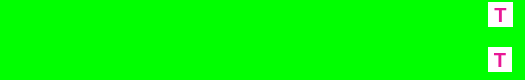
<?xml version="1.0" encoding="UTF-8"?>
<ui version="4.0">
 <class>CurrentMatchResultForm</class>
 <widget class="QWidget" name="CurrentMatchResultForm">
  <property name="geometry">
   <rect>
    <x>0</x>
    <y>0</y>
    <width>525</width>
    <height>80</height>
   </rect>
  </property>
  <property name="sizePolicy">
   <sizepolicy hsizetype="Preferred" vsizetype="Preferred">
    <horstretch>0</horstretch>
    <verstretch>0</verstretch>
   </sizepolicy>
  </property>
  <property name="minimumSize">
   <size>
    <width>525</width>
    <height>80</height>
   </size>
  </property>
  <property name="maximumSize">
   <size>
    <width>525</width>
    <height>80</height>
   </size>
  </property>
  <property name="windowTitle">
   <string>Form</string>
  </property>
  <layout class="QVBoxLayout" name="verticalLayout">
   <property name="leftMargin">
    <number>0</number>
   </property>
   <property name="topMargin">
    <number>0</number>
   </property>
   <property name="rightMargin">
    <number>0</number>
   </property>
   <property name="bottomMargin">
    <number>0</number>
   </property>
   <item>
    <widget class="QWidget" name="Results" native="true">
     <layout class="QHBoxLayout" name="horizontalLayout" stretch="0,0,1">
      <property name="spacing">
       <number>0</number>
      </property>
      <property name="leftMargin">
       <number>0</number>
      </property>
      <property name="topMargin">
       <number>0</number>
      </property>
      <property name="rightMargin">
       <number>0</number>
      </property>
      <property name="bottomMargin">
       <number>0</number>
      </property>
      <item>
       <widget class="QWidget" name="widget_2" native="true">
        <property name="minimumSize">
         <size>
          <width>16</width>
          <height>0</height>
         </size>
        </property>
        <property name="maximumSize">
         <size>
          <width>16</width>
          <height>16777215</height>
         </size>
        </property>
        <property name="styleSheet">
         <string notr="true">background-color: rgb(0, 255, 0);</string>
        </property>
        <layout class="QVBoxLayout" name="verticalLayout_3">
         <property name="spacing">
          <number>4</number>
         </property>
         <property name="leftMargin">
          <number>0</number>
         </property>
         <property name="topMargin">
          <number>8</number>
         </property>
         <property name="rightMargin">
          <number>0</number>
         </property>
         <property name="bottomMargin">
          <number>16</number>
         </property>
         <item>
          <widget class="QLabel" name="playerAServeLabel">
           <property name="minimumSize">
            <size>
             <width>15</width>
             <height>15</height>
            </size>
           </property>
           <property name="maximumSize">
            <size>
             <width>15</width>
             <height>15</height>
            </size>
           </property>
           <property name="text">
            <string/>
           </property>
           <property name="pixmap">
            <pixmap resource="images.qrc">:/images/ball.png</pixmap>
           </property>
           <property name="scaledContents">
            <bool>true</bool>
           </property>
          </widget>
         </item>
         <item>
          <spacer name="verticalSpacer_2">
           <property name="orientation">
            <enum>Qt::Vertical</enum>
           </property>
           <property name="sizeHint" stdset="0">
            <size>
             <width>20</width>
             <height>2</height>
            </size>
           </property>
          </spacer>
         </item>
         <item>
          <widget class="QLabel" name="playerBServeLabel">
           <property name="minimumSize">
            <size>
             <width>15</width>
             <height>15</height>
            </size>
           </property>
           <property name="maximumSize">
            <size>
             <width>15</width>
             <height>15</height>
            </size>
           </property>
           <property name="text">
            <string/>
           </property>
           <property name="pixmap">
            <pixmap resource="images.qrc">:/images/ball.png</pixmap>
           </property>
           <property name="scaledContents">
            <bool>true</bool>
           </property>
          </widget>
         </item>
        </layout>
       </widget>
      </item>
      <item>
       <widget class="QTableWidget" name="tableWidget">
        <property name="font">
         <font>
          <family>Arial</family>
          <pointsize>18</pointsize>
          <weight>50</weight>
          <bold>false</bold>
         </font>
        </property>
        <property name="styleSheet">
         <string notr="true">background-image: url(:/images/player_result_3d.png);
background-repeat: no-repeat;
background-color: rgb(0, 255, 0);</string>
        </property>
        <property name="frameShape">
         <enum>QFrame::NoFrame</enum>
        </property>
        <property name="lineWidth">
         <number>0</number>
        </property>
        <property name="verticalScrollBarPolicy">
         <enum>Qt::ScrollBarAlwaysOff</enum>
        </property>
        <property name="horizontalScrollBarPolicy">
         <enum>Qt::ScrollBarAlwaysOff</enum>
        </property>
        <property name="autoScroll">
         <bool>false</bool>
        </property>
        <property name="autoScrollMargin">
         <number>16</number>
        </property>
        <property name="editTriggers">
         <set>QAbstractItemView::NoEditTriggers</set>
        </property>
        <property name="tabKeyNavigation">
         <bool>false</bool>
        </property>
        <property name="showDropIndicator" stdset="0">
         <bool>false</bool>
        </property>
        <property name="dragDropOverwriteMode">
         <bool>false</bool>
        </property>
        <property name="selectionMode">
         <enum>QAbstractItemView::NoSelection</enum>
        </property>
        <property name="showGrid">
         <bool>false</bool>
        </property>
        <property name="rowCount">
         <number>2</number>
        </property>
        <property name="columnCount">
         <number>6</number>
        </property>
        <attribute name="horizontalHeaderVisible">
         <bool>false</bool>
        </attribute>
        <attribute name="horizontalHeaderDefaultSectionSize">
         <number>50</number>
        </attribute>
        <attribute name="verticalHeaderVisible">
         <bool>false</bool>
        </attribute>
        <row/>
        <row/>
        <column/>
        <column/>
        <column/>
        <column/>
        <column/>
        <column/>
       </widget>
      </item>
      <item>
       <widget class="QWidget" name="widget" native="true">
        <property name="minimumSize">
         <size>
          <width>40</width>
          <height>0</height>
         </size>
        </property>
        <property name="maximumSize">
         <size>
          <width>40</width>
          <height>16777215</height>
         </size>
        </property>
        <property name="styleSheet">
         <string notr="true">background-color: rgb(0, 255, 0);</string>
        </property>
        <layout class="QVBoxLayout" name="verticalLayout_2">
         <property name="spacing">
          <number>4</number>
         </property>
         <property name="leftMargin">
          <number>3</number>
         </property>
         <property name="topMargin">
          <number>2</number>
         </property>
         <property name="rightMargin">
          <number>0</number>
         </property>
         <property name="bottomMargin">
          <number>8</number>
         </property>
         <item>
          <widget class="QLabel" name="playerATimeoutLabel">
           <property name="minimumSize">
            <size>
             <width>24</width>
             <height>25</height>
            </size>
           </property>
           <property name="maximumSize">
            <size>
             <width>25</width>
             <height>25</height>
            </size>
           </property>
           <property name="font">
            <font>
             <family>Arial</family>
             <pointsize>15</pointsize>
             <weight>75</weight>
             <bold>true</bold>
            </font>
           </property>
           <property name="styleSheet">
            <string notr="true">color: rgb(232, 23, 150);
background-color: rgb(255, 255, 255);</string>
           </property>
           <property name="text">
            <string>T</string>
           </property>
           <property name="scaledContents">
            <bool>true</bool>
           </property>
           <property name="alignment">
            <set>Qt::AlignCenter</set>
           </property>
          </widget>
         </item>
         <item>
          <spacer name="verticalSpacer">
           <property name="orientation">
            <enum>Qt::Vertical</enum>
           </property>
           <property name="sizeHint" stdset="0">
            <size>
             <width>20</width>
             <height>40</height>
            </size>
           </property>
          </spacer>
         </item>
         <item>
          <widget class="QLabel" name="playerBTimeoutLabel">
           <property name="minimumSize">
            <size>
             <width>24</width>
             <height>25</height>
            </size>
           </property>
           <property name="maximumSize">
            <size>
             <width>22</width>
             <height>25</height>
            </size>
           </property>
           <property name="font">
            <font>
             <family>Arial</family>
             <pointsize>15</pointsize>
             <weight>75</weight>
             <bold>true</bold>
            </font>
           </property>
           <property name="styleSheet">
            <string notr="true">color: rgb(232, 23, 150);
background-color: rgb(255, 255, 255);</string>
           </property>
           <property name="text">
            <string>T</string>
           </property>
           <property name="scaledContents">
            <bool>true</bool>
           </property>
           <property name="alignment">
            <set>Qt::AlignCenter</set>
           </property>
          </widget>
         </item>
        </layout>
       </widget>
      </item>
     </layout>
    </widget>
   </item>
  </layout>
 </widget>
 <resources>
  <include location="images.qrc"/>
 </resources>
 <connections/>
</ui>
